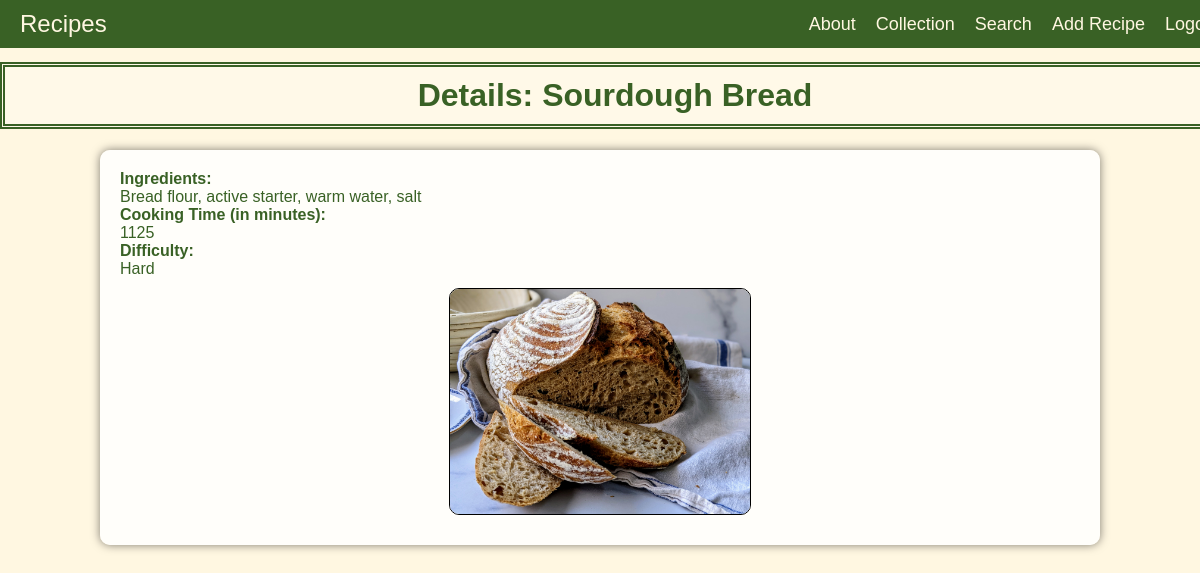
/collection/6 (signed in), run on the app's committed database.
### recipes/models.py (models this page shows, shortened)
class Recipe(models.Model):
    name = models.CharField(max_length=50)
    ingredients = models.CharField(
        max_length=255,
        help_text='Enter ingredients, separated by a comma.'
    )
    cooking_time = models.IntegerField(help_text='Enter cooking time (minutes).')
    pic = models.ImageField(upload_to="recipes", default="no_picture.jpg")
    @property
    def difficulty(self):
        ingredients = self.ingredients.split(", ")
        if self.cooking_time < 10 and len(ingredients) < 4:
            return 'Easy'
        elif self.cooking_time < 10 and len(ingredients) >= 4:
            return 'Medium'
        elif self.cooking_time >= 10 and len(ingredients) < 4:
            return 'Intermediate'
        elif self.cooking_time >= 10 and len(ingredients) >= 4:
            return 'Hard'
        return 'Unknown'

### recipes/views.py (the view)
# urls.py: path("collection/<pk>", RecipeDetailView.as_view(), name="detail"),
class RecipeDetailView(LoginRequiredMixin, DetailView):
    model = Recipe
    template_name = "recipes/detail.html"

### recipes/templates/recipes/detail.html (shortened to what this page needs)
<!DOCTYPE html>
{% extends "base.html" %}
{% load static %}
        {% block content %}
            <h1 class="detail-header">Details: {{object.name}}</h1>
            <div class="details-container">
                <b>Ingredients: </b> {{object.ingredients}}
                <br>
                <b>Cooking Time (in minutes): </b> {{object.cooking_time}}
                <br>
                <b>Difficulty: </b> {{object.difficulty}}
                <br>
                <img src="{{object.pic.url}}" alt="{{object.name}}">
            </div>
        {% endblock %}

### static/css/styles.css (style rules this page uses)
body { font-family: "Bebas Neue", sans-serif; font-weight: 400; font-style: normal; background-color: #fff7e1; color: #396125; }

### recipes/static/recipes/css/about.css (style rules this page uses)
body { font-family: "Bebas Neue", sans-serif; font-weight: 400; font-style: normal; color: #396125; background-color: #fff9e8; margin: 0; padding: 0; }
h1 { background-color: #fff9e8; width: 100%; margin-top: 62px; padding: 10px; text-align: center; }

### recipes/static/recipes/css/collection.css (style rules this page uses)
body { font-family: "Bebas Neue", sans-serif; font-weight: 400; font-style: normal; color: #396125; background-color: #fff9e8; margin: 0; padding: 0; }

### recipes/static/recipes/css/detail.css (style rules this page uses)
body { font-family: "Bebas Neue", sans-serif; font-weight: 400; font-style: normal; color: #396125; background-color: #fff9e8; margin: 0; padding: 0; }
.detail-header { background-color: #fff9e8; width: 100%; margin-top: 62px; padding: 10px; text-align: center; border: thick double #396125; }
img { max-width: 300px; max-height: 300px; width: auto; height: auto; display: block; margin: 10px auto; border: 1px solid black; border-radius: 10px; }
.details-container { width: 80%; margin: 20px auto; background-color: rgba(255, 255, 255, 0.85); box-shadow: 0 0 10px rgba(0, 0, 0, 0.5); border-radius: 10px; padding: 20px; display: flex; flex-direction: column; }

### recipes/static/recipes/css/search.css (style rules this page uses)
body { font-family: "Bebas Neue", sans-serif; font-weight: 400; font-style: normal; color: #396125; background-color: #fff9e8; margin: 0; padding: 0; }

### recipes/static/recipes/css/add_recipe.css (style rules this page uses)
body { font-family: "Bebas Neue", sans-serif; color: #396125; background-color: #fff9e8; background-size: cover; background-position: center; background-repeat: no-repeat; background-attachment: fixed; margin: 0; padding: 0; }
h1 { background-color: #fff9e8; width: 100%; margin-top: 62px; padding: 10px; text-align: center; border: thick double #396125; }

### data on the page
Recipe: name "Sourdough Bread", ingredients "Bread flour, active starter, warm water, salt", cooking_time "1125", difficulty "Hard", pic (picture)
